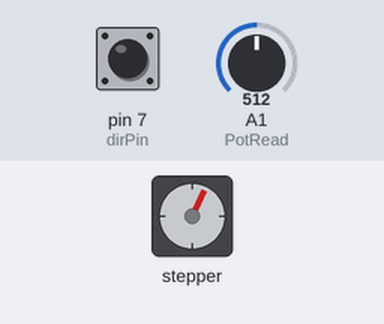
The sketch below on a simulated Arduino Uno, built with avr-gcc and run on an emulated ATmega328P. Parts: stepper motor. Wiring (inferred from the names in the program): stepper motor (2048 steps per turn assumed): coils pin 3, pin 4, pin 5, pin 6. The inputs (shaded band) are chosen by the test bench; at power-on: A1 (PotRead) = 512, pin 7 (dirPin) HIGH. What the sketch prints to the serial monitor is not drawn.

Above: at 1.2 s.
1.3 s: A1 (PotRead) set to 306
At 1.65 s:
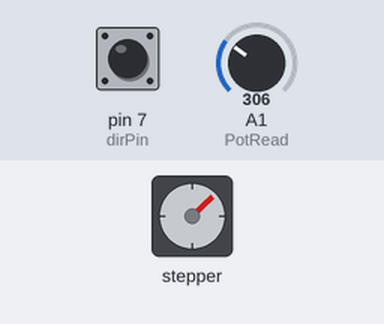
4.3 s: A1 (PotRead) set to 716
At 5.1 s:
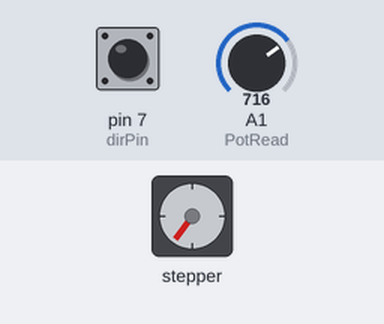
7.3 s: pin 7 (dirPin) pulled LOW for 1 s
At 8.31 s:
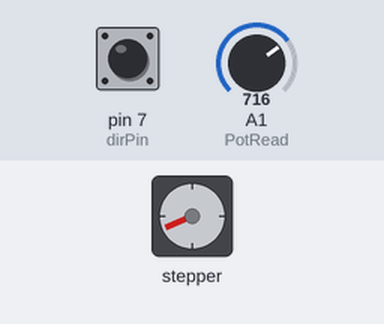
11.3 s: pin 7 (dirPin) pulled LOW for 0.15 s
Timing chart, 0 to 15.3 s (numbered marks = the images above; inputs shaded):
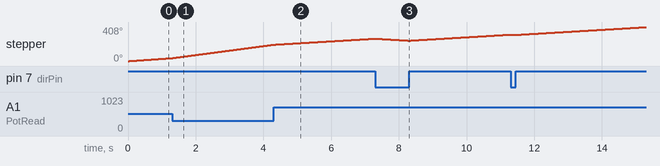

The sketch:

Code.ino
```cpp
#define STEPPER_PIN_1 3
#define STEPPER_PIN_2 4
#define STEPPER_PIN_3 5
#define STEPPER_PIN_4 6
#define PotRead A1
#define dirPin 7
int step_number = 0;
bool clockwise = true;
int steps_completed = 0;
int read;
int direction;
//bool dir;
void setup() {
pinMode(STEPPER_PIN_1, OUTPUT);
pinMode(STEPPER_PIN_2, OUTPUT);
pinMode(STEPPER_PIN_3, OUTPUT);
pinMode(STEPPER_PIN_4, OUTPUT);
pinMode(PotRead, INPUT);
pinMode(dirPin,INPUT_PULLUP);

Serial.begin(9600);

}
int n=0;
void loop() {
    direction = digitalRead(dirPin);
    read = analogRead(PotRead);
    read = map(read,0,1023,1,11);
    Serial.println(read);
    OneStep(direction);
    delay(read);

}

//void loop() {
//  if (clockwise) {
//    // Rotate 2 turns clockwise
//    if (steps_completed < 2 * 2048) { // Assuming 2048 steps per revolution
//      OneStep(true);
//      delay(2);
//      steps_completed++;
//    } else {
//      clockwise = false; // Change direction to anticlockwise
//      steps_completed = 0; // Reset step counter
//    }
//  } else {
//    // Rotate 1 turn anticlockwise
//    if (steps_completed < 2048) {
//      OneStep(false);
//      delay(2);
//      steps_completed++;
//    } else {
//      // Stop the motor or perform other actions if needed
//    }
//  }
//}


void OneStep(bool direction){
    if(direction == 1){
switch(step_number){
  case 0:
  digitalWrite(STEPPER_PIN_1, HIGH);
  digitalWrite(STEPPER_PIN_2, LOW);
  digitalWrite(STEPPER_PIN_3, LOW);
  digitalWrite(STEPPER_PIN_4, LOW);
  break;
  case 1:
  digitalWrite(STEPPER_PIN_1, LOW);
  digitalWrite(STEPPER_PIN_2, HIGH);
  digitalWrite(STEPPER_PIN_3, LOW);
  digitalWrite(STEPPER_PIN_4, LOW);
  break;
  case 2:
  digitalWrite(STEPPER_PIN_1, LOW);
  digitalWrite(STEPPER_PIN_2, LOW);
  digitalWrite(STEPPER_PIN_3, HIGH);
  digitalWrite(STEPPER_PIN_4, LOW);
  break;
  case 3:
  digitalWrite(STEPPER_PIN_1, LOW);
  digitalWrite(STEPPER_PIN_2, LOW);
  digitalWrite(STEPPER_PIN_3, LOW);
  digitalWrite(STEPPER_PIN_4, HIGH);
  break;
}
  }else{
    switch(step_number){
  case 0:
  digitalWrite(STEPPER_PIN_1, LOW);
  digitalWrite(STEPPER_PIN_2, LOW);
  digitalWrite(STEPPER_PIN_3, LOW);
  digitalWrite(STEPPER_PIN_4, HIGH);
  break;
  case 1:
  digitalWrite(STEPPER_PIN_1, LOW);
  digitalWrite(STEPPER_PIN_2, LOW);
  digitalWrite(STEPPER_PIN_3, HIGH);
  digitalWrite(STEPPER_PIN_4, LOW);
  break;
  case 2:
  digitalWrite(STEPPER_PIN_1, LOW);
  digitalWrite(STEPPER_PIN_2, HIGH);
  digitalWrite(STEPPER_PIN_3, LOW);
  digitalWrite(STEPPER_PIN_4, LOW);
  break;
  case 3:
  digitalWrite(STEPPER_PIN_1, HIGH);
  digitalWrite(STEPPER_PIN_2, LOW);
  digitalWrite(STEPPER_PIN_3, LOW);
  digitalWrite(STEPPER_PIN_4, LOW);


}
  }
step_number++;

  if(step_number > 3){
    step_number = 0;

  }


  //Serial.println(n);
}
```
